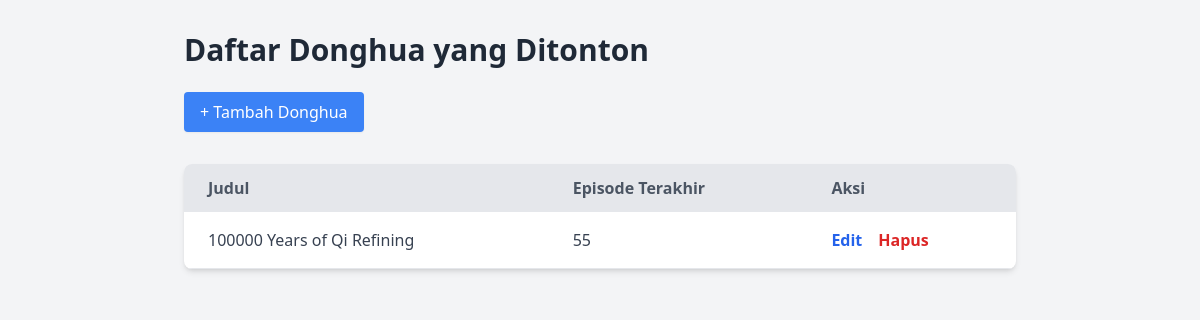
Before: / with the older database file.
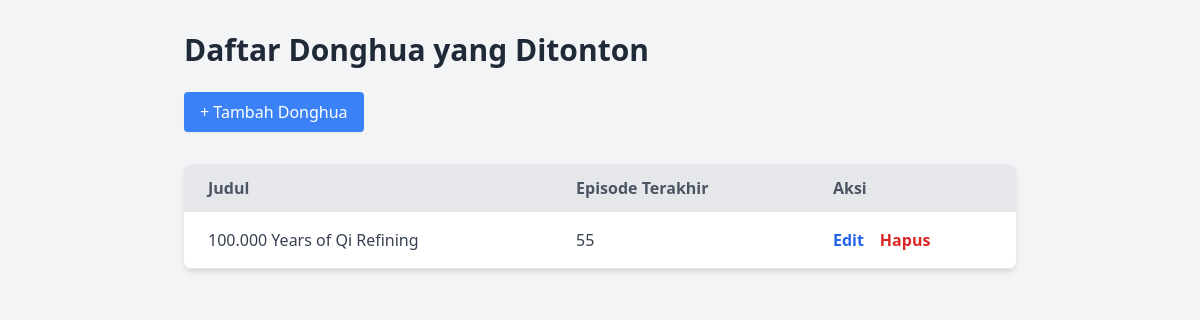
After: the same page with the newer database file.
### app.py (models this page shows, shortened)
class Donghua(db.Model):
    id = db.Column(db.Integer, primary_key=True)
    title = db.Column(db.String(100), nullable=False, unique=True)
    last_episode = db.Column(db.Integer, nullable=False)

### app.py (the view)
@app.route("/")
def index():
    donghuas = Donghua.query.order_by(Donghua.title.asc()).all()
    return render_template("index.html", donghuas=donghuas)

### templates/index.html (shortened to what this page needs)
<!DOCTYPE html>
<html lang="en">
<head>
  <script src="https://cdn.tailwindcss.com"></script>
</head>
<body class="bg-gray-100 font-sans">
  <div class="container mx-auto p-4 md:p-8 max-w-4xl">
    <h1 class="text-3xl font-bold mb-6 text-gray-800">Daftar Donghua yang Ditonton</h1>
    <a href="{{ url_for('add') }}" class="bg-blue-500 text-white px-4 py-2 rounded mb-4 inline-block hover:bg-blue-600 transition-colors shadow-sm">+ Tambah Donghua</a>
    <div class="bg-white shadow-md rounded-lg overflow-hidden mt-4">
      {% if donghuas %}
      <table class="min-w-full">
        <thead class="bg-gray-200 text-left text-gray-600">
          <tr>
            <th class="px-6 py-3 font-semibold">Judul</th>
            <th class="px-6 py-3 font-semibold">Episode Terakhir</th>
            <th class="px-6 py-3 font-semibold">Aksi</th>
          </tr>
        </thead>
        <tbody class="text-gray-700">
          {% for d in donghuas %}
          <tr class="border-b border-gray-200 hover:bg-gray-50">
            <td class="px-6 py-4">{{ d.title }}</td>
            <td class="px-6 py-4">{{ d.last_episode }}</td>
            <td class="px-6 py-4">
              <div class="flex items-center space-x-4">
                <div x-data="{ open: false }">
                  <button @click="open = true" class="text-blue-600 hover:text-blue-800 font-semibold">Edit</button>
                </div>
                <div x-data="{ open: false }">
                    <button @click="open = true" class="text-red-600 hover:text-red-800 font-semibold">Hapus</button>
                </div>
              </div>
            </td>
          </tr>
          {% endfor %}
        </tbody>
      </table>
      {% else %}
        <p class="text-gray-500 p-6">Belum ada donghua ditambahkan.</p>
      {% endif %}
    </div>
  </div>
</body>
</html>

Changed rows visible on the page:
changed Donghua: title "100000 Years of Qi Refining" → "100.000 Years of Qi Refining"
